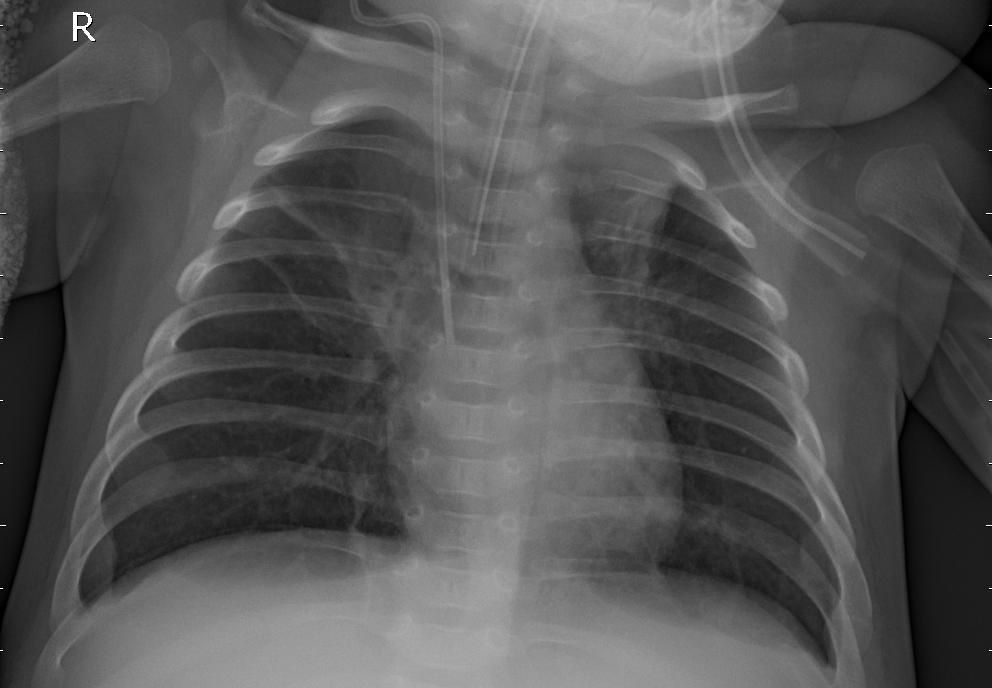
#> input picture semester 5/Informatika medis A/quiz UTS/gambar1.jpeg, 992 x 688 px
$ python soal3.py
#> lines starting #> are read from the running program, lines starting #| are printed output that depends on the picture; after the words box and inside, x2 and y2 are one past the last pixel; in counts of white or black regions, pixels touching at a corner belong together
import cv2
import numpy as np
import matplotlib.pyplot as plt
from skimage.segmentation import active_contour
from skimage.filters import gaussian
import sys

# --- FUNGSI UNTUK MENAMPILKAN HASIL ---
def display_results(original, segmented, title):
    """Fungsi untuk menampilkan citra asli dan hasil segmentasi berdampingan."""
    plt.figure(figsize=(12, 6))
    plt.subplot(1, 2, 1)
    plt.title('Citra Asli')
    plt.imshow(original, cmap='gray')
    plt.axis('off')

    plt.subplot(1, 2, 2)
    plt.title(title)
    plt.imshow(segmented, cmap='gray')
    plt.axis('off')
    plt.show()

# --- FUNGSI UNTUK SETIAP METODE SEGMENTASI ---

# 1. THRESHOLDING
def apply_thresholding(img):
    print("Menerapkan Thresholding (Otsu)...")
    blurred_img = cv2.GaussianBlur(img, (5, 5), 0)
    ret, thresh_img = cv2.threshold(blurred_img, 0, 255, cv2.THRESH_BINARY + cv2.THRESH_OTSU)
    print(f"Nilai ambang batas Otsu yang terdeteksi: {ret}")
    display_results(img, thresh_img, 'Hasil Segmentasi Thresholding')

# 2. REGION GROWING
# [95 lines left out: functions apply_region_growing, apply_kmeans, apply_watershed, apply_active_contour, not called in this run]

# --- FUNGSI UTAMA (MAIN) ---
def main():
    # --- Ganti 'xray_tangan.jpg' dengan path file citra Anda ---
    image_path = 'gambar1.jpeg'
    img = cv2.imread(image_path, 0)
#> img is the input picture: shape (688, 992); min 0, max 255, mean 83.4

    if img is None:
        print(f"Error: Tidak dapat memuat citra dari path: {image_path}")
        sys.exit() # Keluar dari skrip jika citra tidak ditemukan

    while True:
        print("\n" + "="*40)
        print("    PILIH METODE SEGMENTASI CITRA MEDIS")
        print("="*40)
        print("1. Thresholding (Otsu)")
        print("2. Region Growing")
        print("3. K-Means Clustering")
        print("4. Watershed")
        print("5. Active Contour (Snakes)")
        print("6. Keluar")
        print("="*40)

        choice = input("Masukkan pilihan Anda (1-6): ")

        if choice == '1':
            apply_thresholding(img)
        elif choice == '2':
            apply_region_growing(img)
        elif choice == '3':
            apply_kmeans(img)
        elif choice == '4':
            apply_watershed(img)
        elif choice == '5':
            apply_active_contour(img)
        elif choice == '6':
            print("Terima kasih! Program selesai.")
            break
        else:
            print("Pilihan tidak valid. Silakan masukkan angka antara 1 dan 6.")
#> this loop made 7 passes; the answer given on pass 1: 1
#| Nilai ambang batas Otsu yang terdeteksi: 89.0
#| Nilai ambang batas Otsu yang terdeteksi: 89.0
#| Nilai ambang batas Otsu yang terdeteksi: 89.0
#| Nilai ambang batas Otsu yang terdeteksi: 89.0
#| Nilai ambang batas Otsu yang terdeteksi: 89.0
#| Nilai ambang batas Otsu yang terdeteksi: 89.0
#> pass 1, in apply_thresholding, `ret, thresh_img = cv2.threshold(blurred_img, 0, 255, cv2.THRESH_BINARY..`:
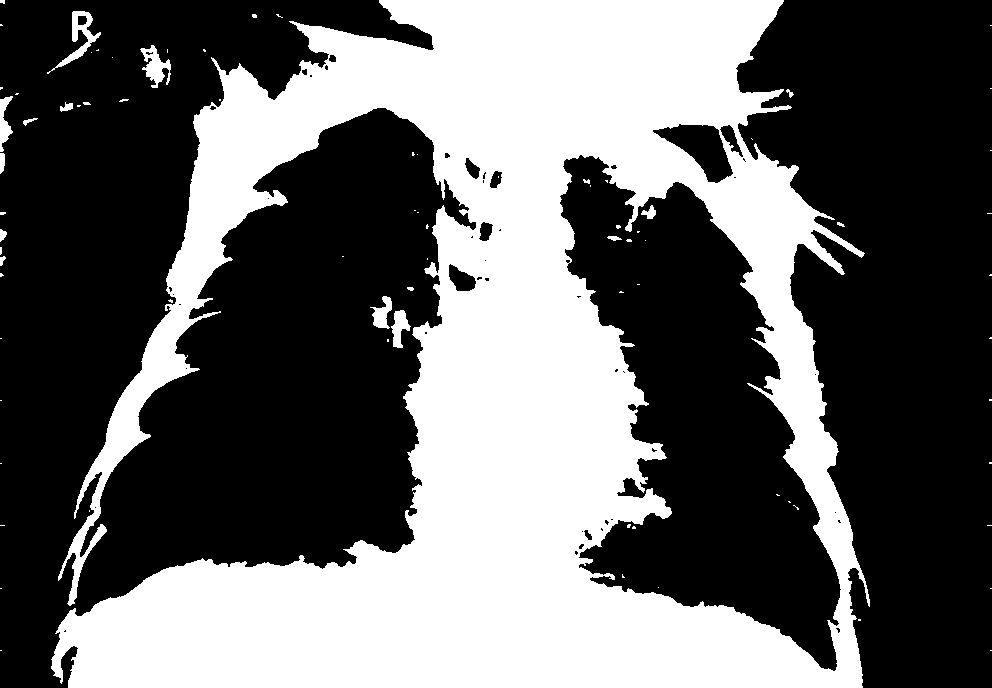
#> thresh_img: shape (688, 992); 39.7% white; 80 white regions (62 under 20 px), largest, box (x1, y1, x2, y2) and area: (51, 0, 870, 688) 267143, (47, 11, 101, 74) 719, (140, 45, 171, 88) 627
#> pass 1, in display_results, `plt.show()`:
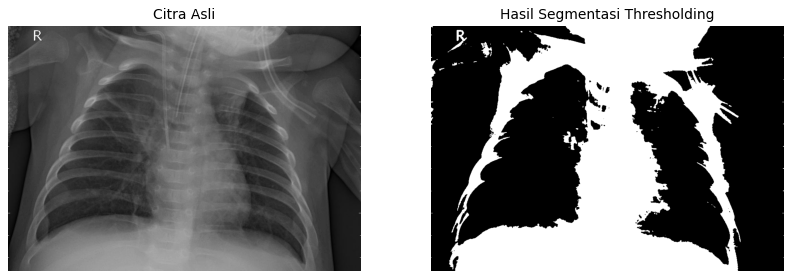
#> figure drawn by matplotlib, 2 panels

if __name__ == '__main__':
#> (the run stopped early here; a loop or call above may not have finished)
